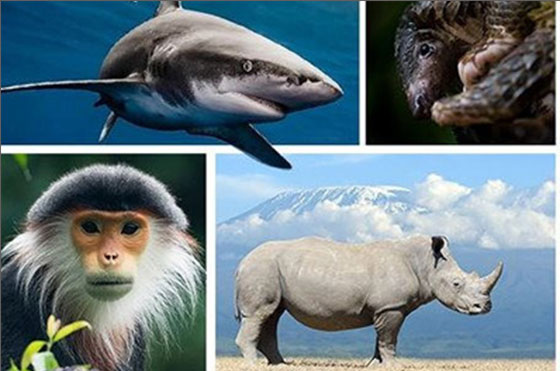
#> input picture Part2/dv.jpg, 560 x 371 px
$ python selective_search.py --image dv.jpg
#> lines starting #> are read from the running program, lines starting #| are printed output that depends on the picture
# import necessary package
import argparse
import random
import time
import cv2
import cv2.ximgproc

# construct the argument parser and parse the arguments
ap = argparse.ArgumentParser()
ap.add_argument("-i", "--image", required=True,
    help="path to the input image")
ap.add_argument("-m", "--method", type=str, default="fast",
    choices=["fast", "quality"],
    help="selective search method")
args = vars(ap.parse_args())

# load the input image
image = cv2.imread(args["image"])
#> image is the input picture: shape (371, 560, 3); mean B, G, R 130.3, 122.2, 104

# initialize OpenCV's selective search implementation and set the
# input image
ss = cv2.ximgproc.segmentation.createSelectiveSearchSegmentation()
ss.setBaseImage(image)

# check to see if we are using the "fast" but "less accurate" version
# of selective search
if args["method"] == "fast":
    print("[INFO] using 'fast' selective search")
    ss.switchToSelectiveSearchFast()

# otherwise we are using the "slower" but "more accurate" version
else:
    print("[INFO] using 'quality' selective search")
    ss.switchToSelectiveSearchQuality()

# run selective search on the input image
start = time.time()
rects = ss.process()
end = time.time()

# show how along selective search took to run aling with the total
# number of returned region proposals
print("[INFO] selective search took {:.4f} seconds".format(end - start))
print("[INFO] {} total region proposals".format(len(rects)))

# loop over the region proposals in chunks (so we can better
# visualize them)
for i in range(0, len(rects), 100):
    # clone the original image so we can draw on it
    output = image.copy()

    # loop over the current subset of region proposals
    for (x, y, w, h) in rects[i:i + 100]:
        # draw the region proposal bounding box on the image
        color = [random.randint(0, 255) for j in range(0, 3)]
        cv2.rectangle(output, (x, y), (x + w, y + h), color, 2)

    # show the output image
    cv2.imshow("Output", output)
    key = cv2.waitKey(0) & 0xFF

    # if  the 'q' key was pressed, break from the loop
    if key == ord("q"):
        break
#> this loop made 1 pass; (key q is pressed on pass 1)
#> pass 1, `cv2.imshow("Output", output)`:
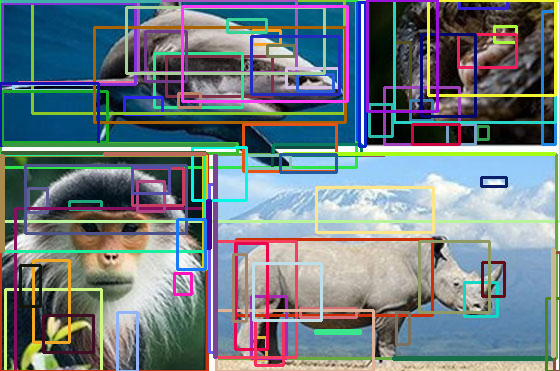
#> window 'Output': shape (371, 560, 3); mean B, G, R 129.6, 124.6, 112.3
